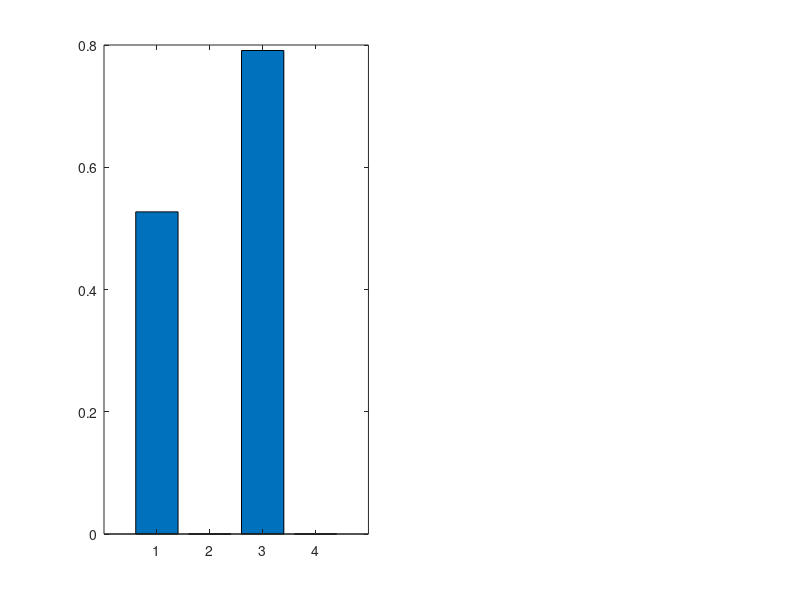

Write MATLAB code to recreate this figure. (Note: this script raises an error after producing the figure.)
function regen_figO4
%% REGEN_FIGO4  Regenerate FigO4 (cross-experiment) with correct Lorenz-96 values.
%  The oscillator side is read from the freshly saved oscillator_results.mat;
%  the Lorenz-96 side uses the values reported in the paper (Table tab:l96),
%  replacing the stale hard-coded [18.20, 0.00128, 10.40, 0.00111].

S = load('results/oscillator_results.mat');
results = S.results;
keys_plot = {'unedited', 'pim', 'tkm', 'pim_tkm'};
colors_plot = [0.85 0.33 0.10; 0 0.45 0.74; 0.93 0.69 0.13; 0.49 0.18 0.56];

figure('Position', [100, 100, 1200, 480]);

% (a) Lorenz-96 (40D dynamics only) -- order: Unedited, PIM, TKM, PIM+TKM
subplot(1,2,1);
l96_losses = [5.27e-1, 4.66e-5, 7.91e-1, 2.76e-5];
b = bar(l96_losses); b.FaceColor = 'flat';
for i = 1:4, b.CData(i,:) = colors_plot(i,:); end
set(gca, 'XTickLabel', {'Unedited', 'PIM', 'TKM', 'PIM+TKM'}, 'YScale', 'log');
ylabel('Val Loss (log)'); title('(a) Lorenz-96 (40D dynamics only)');
for i = 1:4
    v = l96_losses(i);
    if v < 0.1
        text(i, v*1.15, sprintf('%.2e', v), 'HorizontalAlignment', 'center', 'FontSize', 8);
    else
        text(i, v*1.15, sprintf('%.2f', v), 'HorizontalAlignment', 'center', 'FontSize', 8);
    end
end

% (b) Oscillator Network (40D + 5D control)
subplot(1,2,2);
osc_losses = zeros(1,4);
for i = 1:4, osc_losses(i) = results.(keys_plot{i}).bv; end
b = bar(osc_losses); b.FaceColor = 'flat';
for i = 1:4, b.CData(i,:) = colors_plot(i,:); end
set(gca, 'XTickLabel', {'Unedited', 'PIM', 'TKM', 'PIM+TKM'}, 'YScale', 'log');
ylabel('Val Loss (log)'); title('(b) Oscillator Network (40D + 5D control)');
for i = 1:4, text(i, osc_losses(i)*1.15, sprintf('%.2e', osc_losses(i)), 'HorizontalAlignment', 'center', 'FontSize', 8); end

sgtitle('Fig O4: Cross-Experiment -- PIM Effect (Same Ring Topology)', 'FontWeight', 'bold', 'FontSize', 13);
saveas(gcf, 'fig/FigO4_Lorenz96vsOscillator.png');
close;
fprintf('FigO4 regenerated.\n');
end
